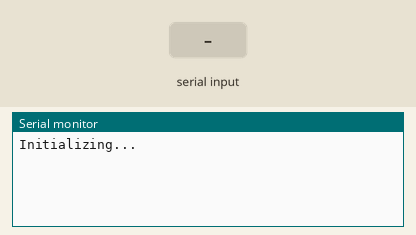
The sketch below on a simulated Arduino Uno, built with avr-gcc and run on an emulated ATmega328P. On the bench: the last lines printed to the serial monitor. The test bench sets the inputs (shaded band). The modem accepts every AT command (registered, SIM ready, sends succeed) and sends nothing else.

Above: at 2.2 s.
2.3 s: "1" received over the second serial link
At 3.5 s:
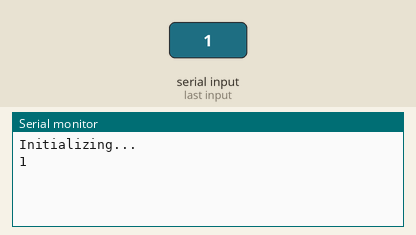
3.8 s: "0" received over the second serial link
At 4.6 s:
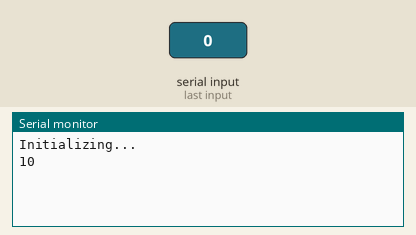

The sketch:

SIM800.ino
```cpp
#include <SoftwareSerial.h>

// Define a SoftwareSerial object for communication with SIM800L module
SoftwareSerial mySerial(3, 2); // Rx pin: 3, Tx pin: 2

void setup() {
  // Start serial communication with the monitor
  Serial.begin(9600);
  // Start serial communication with the SIM800L module
  mySerial.begin(9600);

  Serial.println("Initializing..."); // Display "Initializing..." message on the serial monitor
  delay(1000);

  // Send AT command to test communication with the SIM800L module
  sendATCommand("AT");

  // Set SMS text mode
  sendATCommand("AT+CMGF=1");

  // Set SMS notification to immediate format
  sendATCommand("AT+CNMI=1,2,0,0,0");
}

void loop() {
  updateSerial(); // Update serial communication
}

// Function to send AT command and wait for "OK" response
bool sendATCommand(String command) {
  mySerial.println(command); // Send AT command to SIM800L module
  return waitForResponse("OK", 1000); // Wait for "OK" response within 1 second timeout
}

// Function to wait for and receive response from SIM800L module
bool waitForResponse(String response, unsigned long timeout) {
  unsigned long startTime = millis(); // Start time for waiting
  String reply; // Variable to store received response from module

  while (millis() - startTime < timeout) {
    while (mySerial.available()) {
      char c = mySerial.read();
      reply += c; // Append each character to the reply string
    }
    if (reply.indexOf(response) != -1) {
      return true; // Desired response received
    }
  }

  return false; // Timeout occurred
}

// Function to update serial communication between Arduino and SIM800L module
void updateSerial() {
  if (Serial.available()) {
    while (mySerial.availableForWrite() && Serial.available()) {
      mySerial.write(Serial.read());
    }
  }

  if (mySerial.available()) {
    while (Serial.availableForWrite() && mySerial.available()) {
      Serial.write(mySerial.read());
    }
  }
}
```

Measured:
- after the input at 2.3 s, the serial monitor: prints a new line at once (image 1)
- after the input at 3.8 s, the serial monitor: prints a new line at once (image 2)
